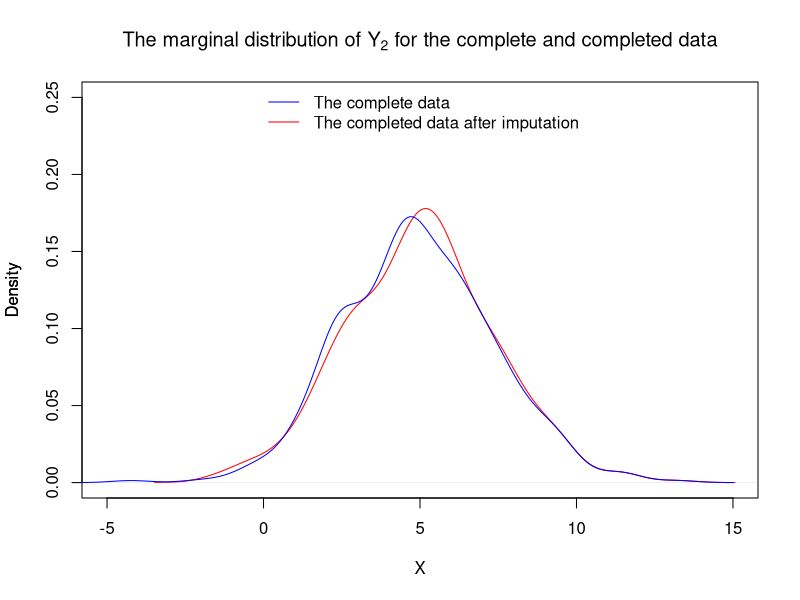

Write R code to recreate this figure.
#Simulating a complete dataset of size 500 on (Y1,Y2)
set.seed(632)
Z1=rnorm(500, mean=0, sd=1)
Z2=rnorm(500, mean=0, sd=1)
Z3=rnorm(500, mean=0, sd=1)
Y1=1+Z1
Y2=5+2*Z1+Z2
#Simulating the observed dataset, i.e., imposing missingness on Y2
a=2
b=0
Y2_missing=Y2
con=a*(Y1-1)+b*(Y2-5)+Z3
for (i in 1:500){
  if (con[i]<0){Y2_missing[i]=NA}
}
#Conducting stochastic regression imputation
data=data.frame(Y1_variable=Y1,Y2_variable=Y2_missing)
fit=lm(Y2_variable~Y1_variable,data=data)
prediction=predict(fit,newdata=data)+rnorm(nrow(data),0,sigma(fit))
Y2_predicted=ifelse(is.na(Y2_missing),prediction,Y2)
#Displaying the figures
pdf("Question3_(b).pdf")
plot(density(Y2_predicted),col="red",main="",xlab="",xlim=c(-5,15),ylim = c(0,0.25))
lines(density(Y2),col="blue")
title(main=expression(paste("The marginal distribution of ",Y[2]," for the complete and completed data")),xlab = "X",ylab = "Density")
legend("top",legend=c("The complete data","The completed data after imputation"),lty=c(1,1),col=c("blue","red"),bty="n")
par(lty=1,pin=c(3,2.25))
dev.off()